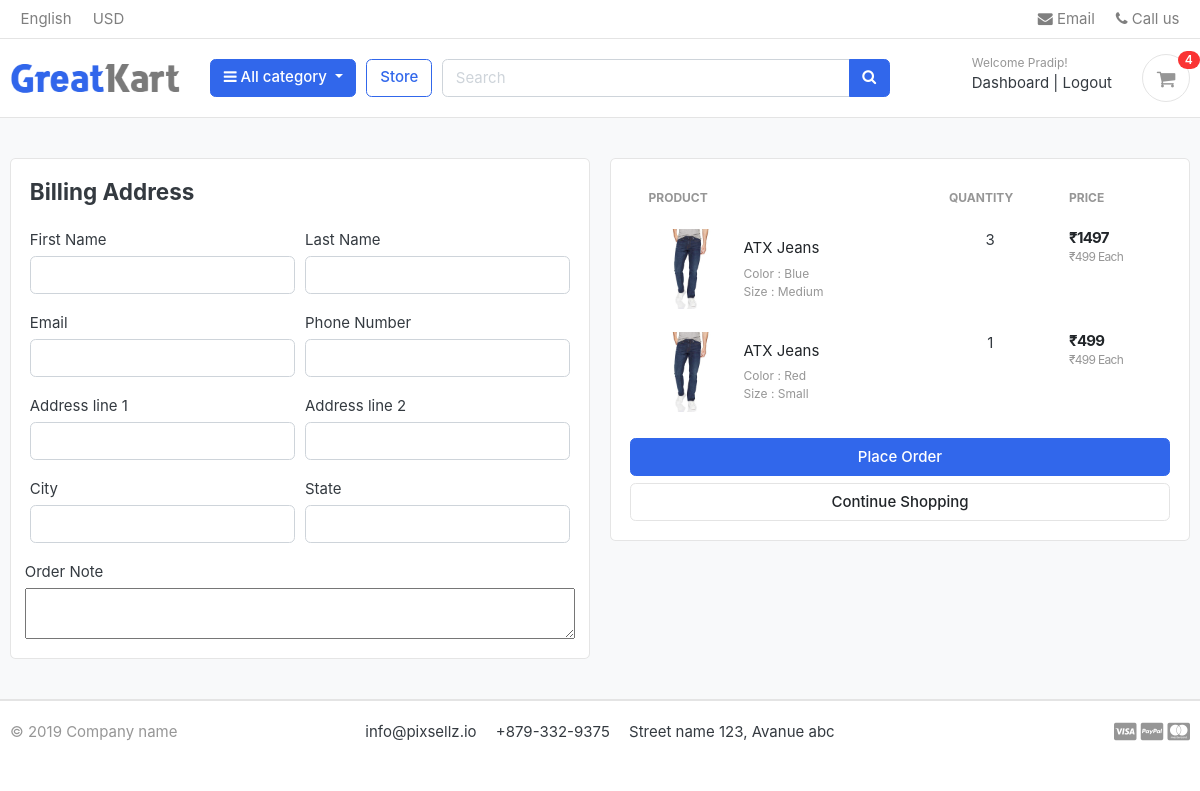
Page /cart/checkout/ (signed in) on the committed database.
### accounts/models.py (models this page shows, shortened)
class Account (AbstractBaseUser):
    first_name = models.CharField(max_length=50)
    last_name = models.CharField(max_length=50)
    username = models.CharField(max_length=50, unique=True)
    email = models.CharField(max_length=100, unique=True)
    phone_number = models.CharField(max_length=50)
    date_joined = models.DateTimeField(auto_now_add=True)
    last_login = models.DateTimeField(auto_now_add=True)
    is_admin = models.BooleanField(default=False)
    is_staff = models.BooleanField(default=False)
    is_active = models.BooleanField(default=False)
    is_superadmin = models.BooleanField(default=False)
    USERNAME_FIELD = 'email'
    REQUIRED_FIELDS = ['username', 'first_name', 'last_name']
    objects = MyAccountManager()

### carts/models.py (models this page shows, shortened)
class CartItem (models.Model):
    user = models.ForeignKey(Account, on_delete=models.CASCADE, null=True)
    product = models.ForeignKey(Product, on_delete=models.CASCADE)
    variations = models.ManyToManyField(Variation, blank=True)
    cart = models.ForeignKey(Cart, on_delete=models.CASCADE, null=True)
    quantity = models.IntegerField()
    is_active = models.BooleanField(default=True)
    def sub_total (self):
        return self.quantity * self.product.price

### store/models.py (models this page shows, shortened)
class Product (models.Model):
    product_name = models.CharField(max_length=200, unique=True)
    slug = models.SlugField(max_length=200, unique=True)
    description = models.TextField(max_length=500, blank=True)
    price = models.IntegerField()
    image = models.ImageField(upload_to='photos/products')
    stock = models.IntegerField()
    is_available = models.BooleanField(default=True)
    category = models.ForeignKey(Category, on_delete=models.CASCADE)
    created_date = models.DateTimeField(auto_now_add=True)
    modified_date = models.DateTimeField(auto_now=True)
    def get_url (self):
        return reverse ('product_detail', args=[self.category.slug, self.slug])

class Variation (models.Model):
    product = models.ForeignKey(Product, on_delete=models.CASCADE)
    variation_category = models.CharField(max_length=100, choices=variation_category_choice)
    variation_value = models.CharField(max_length=100)
    is_active = models.BooleanField(default=True)
    created_date = models.DateTimeField(auto_now=True)
    objects = VariationManager()

### carts/views.py (the view)
# urls.py: path('checkout/', views.checkout, name="checkout"),
@login_required(login_url='login')
def checkout (request, total=0, quantity=0, cart_item=None):
    tax = 0
    grand_total = 0
    cart_items = 0
    try:
        if request.user.is_authenticated:
            cart_items = CartItem.objects.filter(user=request.user, is_active=True)
        else:
            cart = Cart.objects.get(cart_id=_cart_id (request))
            cart_items = CartItem.objects.filter(cart=cart, is_active=True)
        for cart_item in cart_items:
            total += (cart_item.product.price * cart_item.quantity)
            quantity += cart_item.quantity
        tax = (2 * total)/100
        grand_total = total + tax
    except ObjectDoesNotExist:
        cart_items = None
    context = {
        'total' : total,
        'quantity' : quantity,
        'cart_items' : cart_items,
        'tax' : tax,
        'grand_total' : grand_total
    }
    return render (request, "store/checkout.html", context)

### carts/context_processors.py (called while the page is built)
def counter(request):
    cart_count = 0
    if 'admin' in request.path:
        return {}
    else:
        try:
            cart = Cart.objects.filter(cart_id=_cart_id(request))
            if request.user.is_authenticated:
                cart_items = CartItem.objects.all().filter(user=request.user)
            else:
                cart_items = CartItem.objects.all().filter(cart=cart[:1])
            for cart_item in cart_items:
                cart_count += cart_item.quantity
        except Cart.DoesNotExist:
            cart_count = 0
    return dict(cart_count=cart_count)

### carts/views.py (called while the page is built)
def _cart_id (request):
    cart = request.session.session_key
    if not cart:
        cart = request.session.create()
    return cart

### category/context_processors.py (called while the page is built)
def menu_links (request):
    links = Category.objects.all()
    return dict(links=links)

### category/models.py (called while the page is built)
    def get_url (self):
        return reverse ('products_by_category', args=[self.slug])

### templates/store/checkout.html (shortened to what this page needs)
{% extends 'base.html' %}
{% load static %}
{% block content %}
<section class="section-content padding-y bg">
<div class="container">
<div class="row">
  <aside class="col-lg-6">
<div class="card">
  <div class="card-body">
    <h4 class="card-title mb-4">Billing Address</h4>
    <form class="" action="{% url 'place_order' %}" method="post">
      <div class="form-row">
        <div class="col form-group">
          <label for="">First Name</label>
          <input type="text" name="first_name" class="form-control" required>
        </div>
        <div class="col form-group">
          <label for="">Last Name</label>
          <input type="text" name="last_name" class="form-control" required>
        </div>
      </div>
      <div class="form-row">
        <div class="col form-group">
          <label for="">Email</label>
          <input type="email" name="email" class="form-control" required>
        </div>
        <div class="col form-group">
          <label for="">Phone Number</label>
          <input type="text" name="phone" class="form-control" required>
        </div>
      </div>
      <div class="form-row">
        <div class="col form-group">
          <label for="">Address line 1</label>
          <input type="text" name="address_line_1" class="form-control" required>
        </div>
        <div class="col form-group">
          <label for="">Address line 2</label>
          <input type="text" name="address_line_2" class="form-control">
        </div>
      </div>
      <div class="form-row">
        <div class="col form-group">
          <label for="">City</label>
          <input type="text" name="city" class="form-control" required>
        </div>
        <div class="col form-group">
          <label for="">State</label>
          <input type="text" name="state" class="form-control" required>
        </div>
      </div>
      <div class="form-row">
        <label for="">Order Note</label>
        <textarea name="order_note" rows="2" cols="80"></textarea>
      </div>
  </div>
</div>
  </aside>
  <aside class="col-lg-6">
    <div class="card">
    <div class="card-body">
      <table class="table table-borderless table-shopping-cart">
      <thead class="text-muted">
      <tr class="small text-uppercase">
        <th scope="col">Product</th>
        <th scope="col" width="120">Quantity</th>
        <th scope="col" width="120">Price</th>
      </tr>
      </thead>
      <tbody>
      {% for cart_item in cart_items %}
      <tr>
        <td>
          <figure class="itemside align-items-center">
            <div class="aside"><img src="{{ cart_item.product.image.url }}" class="img-sm"></div>
            <figcaption class="info">
              <a href="{{ cart_item.product.get_url }}" class="title text-dark">{{ cart_item.product.product_name }}</a>
              <p class="text-muted small">
                {% if cart_item.variations.all %}
                  {% for item in cart_item.variations.all %}
                    {{ item.variation_category | capfirst }} : {{ item.variation_value | capfirst }} <br>
                  {% endfor %}
                {% endif %}
              </p>
            </figcaption>
          </figure>
        </td>
        <td class="text-center">
          <label for="">{{ cart_item.quantity }}</label>
        </td>
        <td>
          <div class="price-wrap">
            <var class="price">₹{{ cart_item.sub_total }}</var>
            <small class="text-muted"> ₹{{ cart_item.product.price }} Each</small>
          </div>
        </td>
      </tr>
      {% endfor %}
      </tbody>
      </table>
      <button type="submit" name="sumbit" class="btn btn-primary btn-block">Place Order</button>
      <a href="{% url 'store' %}" class="btn btn-light btn-block">Continue Shopping</a>
    </div>
    </div>
</aside>
</div>
</div>
</section>
{% endblock %}

### templates/includes/navbar.html (shortened to what this page needs)
{% load static %}
<header class="section-header">
<nav class="navbar p-md-0 navbar-expand-sm navbar-light border-bottom">
<div class="container">
  <div class="collapse navbar-collapse" id="navbarTop4">
    <ul class="navbar-nav mr-auto">
      <li class="nav-item dropdown">
      <a href="#" class="nav-link">   English </a>
    </li>
    <li class="nav-item dropdown">
      <a href="#" class="nav-link"> USD </a>
    </li>
    </ul>
    <ul class="navbar-nav">
    <li><a href="#" class="nav-link"> <i class="fa fa-envelope"></i> Email </a></li>
    <li><a href="#" class="nav-link"> <i class="fa fa-phone"></i> Call us </a></li>
  </ul>
  </div>
</div>
</nav>
<section class="header-main border-bottom">
  <div class="container">
<div class="row align-items-center">
  <div class="col-lg-2 col-md-3 col-6">
    <a href="{% url 'home' %}" class="brand-wrap">
      <img class="logo" src="{% static './images/logo.png' %}">
    </a>
  </div>
  <div class="col-lg col-sm col-md col-6 flex-grow-0">
    <div class="category-wrap dropdown d-inline-block float-right">
      <button type="button" class="btn btn-primary dropdown-toggle" data-toggle="dropdown">
        <i class="fa fa-bars"></i> All category
      </button>
    </div>
  </div>
  <a href="{% url 'store' %}" class="btn btn-outline-primary">Store</a>
  <div class="col-lg  col-md-6 col-sm-12 col">
    <form action="{% url 'search' %}" class="search" method="GET">
      <div class="input-group w-100">
          <input type="text" class="form-control" style="width:60%;" placeholder="Search" name="keyword">
          <div class="input-group-append">
            <button class="btn btn-primary" type="submit">
              <i class="fa fa-search"></i>
            </button>
          </div>
        </div>
    </form>
  </div>
  <div class="col-lg-3 col-sm-6 col-8 order-2 order-lg-3">
        <div class="d-flex justify-content-end mb-3 mb-lg-0">
          {% if user.id is None %}
          <div class="widget-header">
            <small class="title text-muted">Welcome guest!</small>
            <div>
              <a href="{% url 'login' %}">Sign in</a> <span class="dark-transp"> | </span>
              <a href="{% url 'register' %}"> Register</a>
            </div>
          </div>
          {% else %}
          <div class="widget-header">
            <small class="title text-muted">Welcome {{user.first_name}}!</small>
            <div>
              <a href="{% url 'dashboard' %}">Dashboard</a> <span class="dark-transp"> | </span>
              <a href="{% url 'logout' %}"> Logout</a>
            </div>
          </div>
          {% endif %}
          <a href="{% url 'cart' %}" class="widget-header pl-3 ml-3">
            <div class="icon icon-sm rounded-circle border"><i class="fa fa-shopping-cart"></i></div>
            <span class="badge badge-pill badge-danger notify">{{ cart_count }}</span>
          </a>
        </div>
      </div>
</div>
  </div>
</section>
</header>

### thekart/static/css/ui.css (style rules this page uses)
html { font-family: "Inter", sans-serif; font-size: 15px; }
.price-wrap { letter-spacing: -0.7px; }
.icon-xs, .icon-sm, .icon-md, .icon-lg { display: inline-block; text-align: center; flex-shrink: 0; flex-grow: 0; }
.icon-sm { width: 48px; height: 48px; line-height: 48px !important; font-size: 20px; }
.img-xs, .img-sm, .img-md, .img-lg { -o-object-fit: cover; object-fit: cover; flex-shrink: 0; flex-grow: 0; }
.img-sm { width: 80px; height: 80px; }
.padding-y { padding-top: 40px; padding-bottom: 40px; }
var { font-style: normal; }
figure { margin-bottom: 0; }
article:after, .form-group:after { display: block; clear: both; content: ""; }
.bg { background-color: #f8f9fa; }
p:last-child { margin-bottom: 0; }
.header-main { position: relative; padding-top: 1rem; padding-bottom: 1rem; }
.brand-wrap .logo, .navbar-brand .logo { margin-right: 7px; max-height: 42px; display: inline-block; }
.widget-header { display: inline-block; vertical-align: middle; position: relative; }
.widget-header a { color: #343a40; }
.widget-header i { color: #969696; }
.widget-header .title { display: block; }
.widget-header .notify { position: absolute; top: -3px; right: -10px; }
.btn-light { background-color: #fff; border-color: #e4e4e4; }
.itemside { position: relative; display: flex; width: 100%; }
.itemside .aside { position: relative; flex-shrink: 0; }
.itemside .info { padding-left: 15px; padding-right: 7px; }
.itemside p { margin-bottom: 0; }
.itemside .title { display: block; margin-bottom: 5px; color: #212529; }
.notify { position: absolute; top: -4px; right: -10px; display: inline-block; padding: 0.25em 0.6em; font-size: 12px; line-height: 1; text-align: center; border-radius: 3rem; color: #fff; background-color: #fa3434; }
.price { font-weight: 600; color: #212529; }
.table-shopping-cart.table td, .table-shopping-cart.table th { padding-left: 1.25rem; padding-right: 1.25rem; }
.table-shopping-cart .price-wrap { line-height: 1.2; }
.table-shopping-cart .price { font-weight: bold; margin-right: 5px; display: block; }

### rows in the picture
Account: first_name "Pradip"
CartItem: product.image (picture), product.product_name "ATX Jeans", quantity "3", sub_total "1497", product.price "499"
Variation: variation_category "Color", variation_value "Blue"
Variation: variation_category "Size", variation_value "Medium"
CartItem: product.image (picture), product.product_name "ATX Jeans", quantity "1", sub_total "499", product.price "499"
Variation: variation_category "Color", variation_value "Red"
Variation: variation_category "Size", variation_value "Small"

### other values in the picture
{{ cart_count }} "4"
